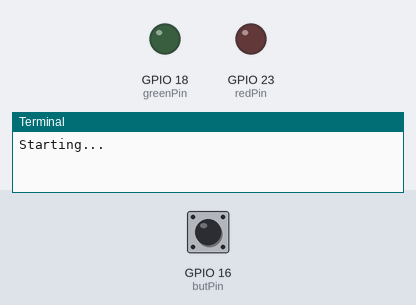
A program run on a simulated Raspberry Pi (BCM pin numbers). Parts: output pins drawn as LEDs (lit = HIGH), the last lines printed to the terminal. The test bench sets the inputs (shaded band); at power-on: GPIO 16 (butPin) LOW.

Above: at 1.2 s.
1.3 s: GPIO 16 (butPin) pulled HIGH for 3.2 s
At 4.8 s:
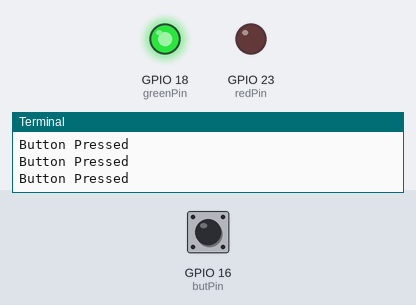
6.0 s: GPIO 16 (butPin) pulled HIGH for 0.15 s
At 6.7 s:
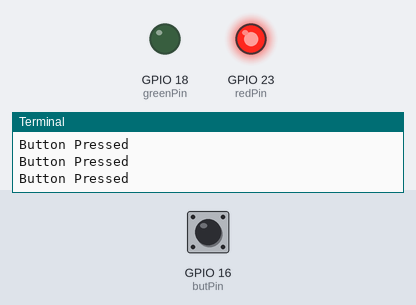
7.6 s: GPIO 16 (butPin) pulled HIGH for 1 s
At 7.9 s:
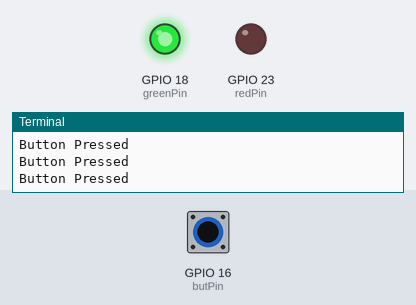
Timing chart, 0 to 10.6 s (numbered marks = the images above; inputs shaded):
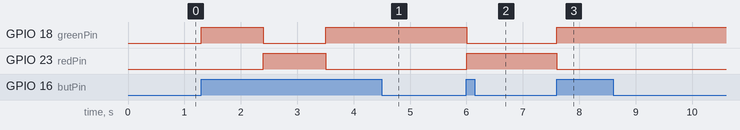

The program:

button.py
```python
import RPi.GPIO as GPIO
import time

GPIO.setmode(GPIO.BCM)
butPin=16
redPin=23
bluePin=24
greenPin=18
GPIO.setup(butPin, GPIO.IN, pull_up_down=GPIO.PUD_DOWN)
GPIO.setup(redPin,GPIO.OUT)
#GPIO.setup(bluePin,GPIO.OUT)
GPIO.setup(greenPin,GPIO.OUT)


print("Starting...")
try:
	i=0
	activated=False
	while True:
		if (GPIO.input(butPin)):
			activated= not activated
			print("Button Pressed")
			GPIO.output(redPin,not activated)
			GPIO.output(greenPin,activated)
			time.sleep(1)
		time.sleep(0.1)
		#GPIO.output(redPin,i%4==0)
		#GPIO.output(bluePin,i%4==1)
		i=i+1
except KeyboardInterrupt: # If CTRL+C is pressed, exit cleanly:
	GPIO.cleanup() # cleanup all GPIO
```

Measured:
- after the input at 1.3 s, GPIO 18 (greenPin): LOW → HIGH at once, → LOW 1.1 s later, → HIGH 1.1 s later; GPIO 23 (redPin): LOW → HIGH after 1.1 s, → LOW 1.1 s later
- after the input at 6.0 s, GPIO 18 (greenPin): HIGH → LOW at once; GPIO 23 (redPin): LOW → HIGH at once
- after the input at 7.6 s, GPIO 18 (greenPin): LOW → HIGH at once; GPIO 23 (redPin): HIGH → LOW at once
